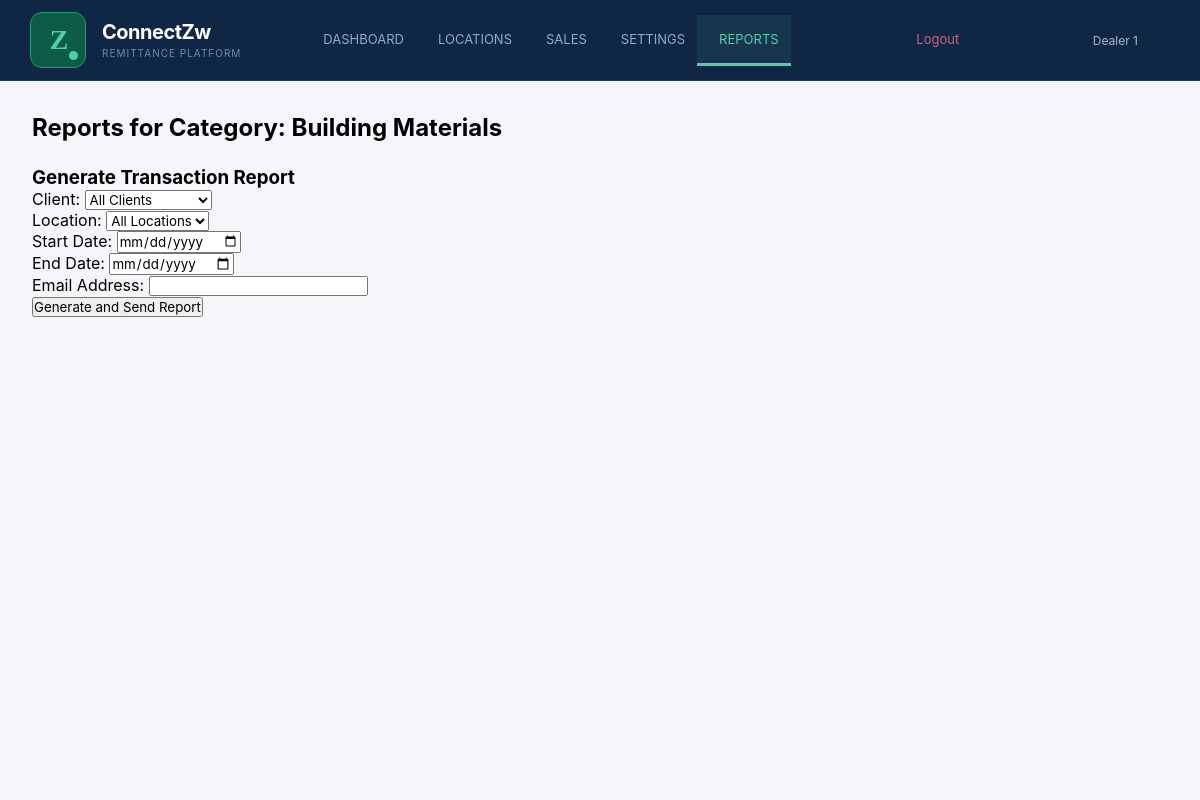
The app's page /Dealer/reports/ (signed in) with its own data.
### Dealer/models.py (models this page shows, shortened)
class Dealer(models.Model):
    username = models.CharField(max_length=150, unique=True)
    firstname = models.CharField(max_length=100)
    lastname = models.CharField(max_length=100)
    phone_number = models.CharField(max_length=15)
    email_address = models.EmailField(unique=True)
    password = models.CharField(max_length=128)
    role = models.CharField(max_length=50, default='dealer')
    category = models.CharField(max_length=100, blank=True, null=True)
    is_active = models.BooleanField(default=True)
    created_at = models.DateTimeField(auto_now_add=True)
    updated_at = models.DateTimeField(auto_now=True)
    class Meta:
        ordering = ['-created_at']

### Dealer/views.py (the view)
# urls.py: path('reports/', views.dealer_reports, name='dealer_reports'),
def dealer_reports(request):
    if not request.session.get('dealer_logged_in'):
        return redirect('dealer_login')
    dealer_id = request.session.get('dealer_id')
    try:
        dealer = Dealer.objects.get(id=dealer_id)
    except Dealer.DoesNotExist:
        return redirect('dealer_login')
    if request.method == 'POST':
        form = DealerReportForm(request.POST, category=dealer.category)
        if form.is_valid():
            client = form.cleaned_data.get('client')
            location = form.cleaned_data.get('location')
            start_date = form.cleaned_data.get('start_date')
            end_date = form.cleaned_data.get('end_date')
            email = form.cleaned_data.get('email')
            transactions = Transaction.objects.filter(category=dealer.category).select_related('client', 'dealer', 'location', 'pos')
            if client:
                transactions = transactions.filter(client=client)
            if location:
                transactions = transactions.filter(location=location)
            if start_date:
                transactions = transactions.filter(created_at__date__gte=start_date)
            if end_date:
                transactions = transactions.filter(created_at__date__lte=end_date)
            from openpyxl import Workbook
            from django.core.mail import EmailMessage
            import io
            from django.utils import timezone
            wb = Workbook()
            ws = wb.active
            ws.title = "Transaction Report"
            headers = ['ID', 'Transaction Type', 'Amount', 'Client', 'Dealer', 'Location', 'POS', 'Category', 'Description', 'Created At']
            for col_num, header in enumerate(headers, 1):
                ws.cell(row=1, column=col_num, value=header)
            for row_num, transaction in enumerate(transactions, 2):
                ws.cell(row=row_num, column=1, value=transaction.id)
                ws.cell(row=row_num, column=2, value=transaction.transaction_type)
                ws.cell(row=row_num, column=3, value=float(transaction.amount))
                ws.cell(row=row_num, column=4, value=str(transaction.client))
                ws.cell(row=row_num, column=5, value=str(transaction.dealer))
                ws.cell(row=row_num, column=6, value=str(transaction.location))
                ws.cell(row=row_num, column=7, value=str(transaction.pos))
                ws.cell(row=row_num, column=8, value=transaction.category)
                ws.cell(row=row_num, column=9, value=transaction.description)
                ws.cell(row=row_num, column=10, value=transaction.created_at.strftime('%Y-%m-%d %H:%M:%S'))
            buffer = io.BytesIO()
            wb.save(buffer)
            buffer.seek(0)
            subject = 'Transaction Report'
            message = f'Please find attached the transaction report for category "{dealer.category}" generated on {timezone.now().strftime("%Y-%m-%d %H:%M:%S")}.'
            email_msg = EmailMessage(subject, message, to=[email])
            email_msg.attach('transaction_report.xlsx', buffer.getvalue(), 'application/vnd.openxmlformats-officedocument.spreadsheetml.sheet')
            email_msg.send()
            messages.success(request, f'Report sent successfully to {email}!')
            return redirect('dealer_reports')
        else:
            messages.error(request, 'Please correct the errors below.')
    else:
        form = DealerReportForm(category=dealer.category)
    context = {
        'dealer': dealer,
        'form': form,
    }
    return render(request, 'Dealer/dealer_reports.html', context)

### Dealer/forms.py
class DealerReportForm(forms.Form):
    client = forms.ModelChoiceField(queryset=Client.objects.all(), required=False, empty_label="All Clients")
    location = forms.ModelChoiceField(queryset=Location.objects.all(), required=False, empty_label="All Locations")
    start_date = forms.DateField(widget=forms.DateInput(attrs={'type': 'date'}), required=False)
    end_date = forms.DateField(widget=forms.DateInput(attrs={'type': 'date'}), required=False)
    email = forms.EmailField(required=True, help_text="Email address to send the report to")
    def __init__(self, *args, category=None, **kwargs):
        super().__init__(*args, **kwargs)
        if category:
            self.fields['location'].queryset = Location.objects.filter(category=category, is_active=True)
        else:
            self.fields['location'].queryset = Location.objects.filter(is_active=True)

### Client/models.py (called while the page is built)
    def __str__(self):
        return f"{self.firstname} {self.lastname} ({self.username})"

### templates/Dealer/dealer_reports.html (shortened to what this page needs)
{% extends "base.html" %}
{% block shell_class %}wide{% endblock %}
{% block sidebar_extra %}
    <a href="{% url 'dealer_dashboard' %}"> DASHBOARD</a>
    <a href="{% url 'dealer_locations' %}"> LOCATIONS</a>
    <a href="{% url 'dealer_sales' %}"> SALES</a>
    <a href="{% url 'dealer_settings' %}"> SETTINGS</a>
    <a href="{% url 'dealer_reports' %}" class="active"> REPORTS</a>
    <a href="{% url 'dealer_login' %}" class="logout-link"> Logout</a>
    <div class="sidebar-user">{{ dealer.firstname }} {{ dealer.lastname }}</div>
{% endblock %}
{% block content %}
<div class="content">
    <div class="header">
        <h2>Reports for Category: {{ dealer.category }}</h2>
    </div>
    <div class="section">
        <h3>Generate Transaction Report</h3>
        <form method="post">
            <div class="form-row">
                <div>
                    <label for="{{ form.client.id_for_label }}">Client:</label>
                    {{ form.client }}
                </div>
                <div>
                    <label for="{{ form.location.id_for_label }}">Location:</label>
                    {{ form.location }}
                </div>
            </div>
            <div class="form-row">
                <div>
                    <label for="{{ form.start_date.id_for_label }}">Start Date:</label>
                    {{ form.start_date }}
                </div>
                <div>
                    <label for="{{ form.end_date.id_for_label }}">End Date:</label>
                    {{ form.end_date }}
                </div>
                <div>
                    <label for="{{ form.email.id_for_label }}">Email Address:</label>
                    {{ form.email }}
                </div>
            </div>
            <button type="submit">Generate and Send Report</button>
        </form>
    </div>
</div>
{% endblock %}

### templates/base.html (style rules this page uses)
* { box-sizing: border-box; margin: 0; padding: 0; font-family: -apple-system, BlinkMacSystemFont, 'Segoe UI', sans-serif; }
body { background: #ffffff; display: flex; justify-content: center; align-items: center; min-height: 100vh; padding: 20px; }
.sidebar a { display: flex; align-items: center; gap: 10px; padding: 9px 12px; font-size: 13px; color: #8aaec8; text-decoration: none; border-left: 2.5px solid transparent; border-radius: 4px; transition: all 0.18s; }
.sidebar a.active { color: #4ecfa8; border-left-color: #4ecfa8; background: rgba(78, 207, 168, 0.09); }
.sidebar a.logout-link { margin-top: auto; color: #cf6679; }
.sidebar-user { margin-top: 8px; padding: 0 12px; font-size: 12px; color: #a4b8cc; word-break: break-word; }
.content { flex: 1; padding: 32px; overflow: visible; width: 100%; }
.header { display: flex; align-items: center; justify-content: space-between; margin-bottom: 24px; }
.shell.wide .sidebar a { padding: 16px 12px; margin: 0; border-left: none; border-bottom: 3px solid transparent; border-radius: 0; }
.shell.wide .sidebar a.active { border-left-color: transparent; border-bottom-color: #4ecfa8; }
.shell.wide .sidebar a.logout-link { margin-top: 0; margin-left: auto; padding-right: 30px; border-bottom: 3px solid transparent; }
.shell.wide .sidebar-user { margin-top: 0; padding: 0; margin-left: auto; padding-right: 16px; }
body:has(.shell.wide) { padding: 0; align-items: flex-start; justify-content: flex-start; }

### records on screen
Dealer: firstname "Dealer", lastname "1", category "Building Materials"
